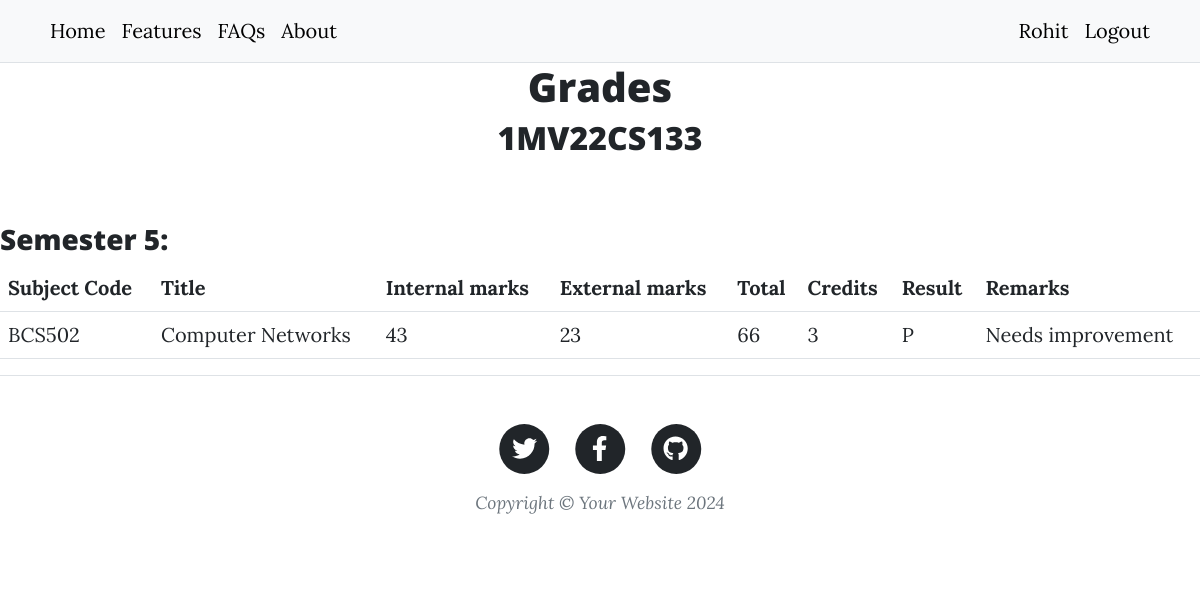
The page /grades?usn=1MV22CS133 (signed in) on the database its author committed.
### main.py (models this page shows)
class User(db.Model, UserMixin):
    __tablename__ = "user"
    id: Mapped[int] = mapped_column(Integer, primary_key=True)
    name: Mapped[str] = mapped_column(String(250))
    email: Mapped[str] = mapped_column(String(250), unique=True)
    designation: Mapped[str] = mapped_column(String(100))
    usn: Mapped[str] = mapped_column(String(100), nullable=True)
    semester: Mapped[int] = mapped_column(Integer, nullable=True)
    course: Mapped[str] = mapped_column(String(250), nullable=True)
    section: Mapped[str] = mapped_column(String(100), nullable=True)
    password: Mapped[str] = mapped_column(String(1000))
    grades: Mapped[List["UserGrade"]] = relationship(back_populates='student')

class UserGrade(db.Model):
    id: Mapped[int] = mapped_column(Integer, primary_key=True)
    subject: Mapped[str] = mapped_column(String(250))
    subject_code: Mapped[str] = mapped_column(String(250))
    student_id: Mapped[int] = mapped_column(ForeignKey('user.id'))
    student: Mapped["User"] = relationship(back_populates='grades')
    internal_marks: Mapped[int] = mapped_column(Integer)
    external_marks: Mapped[int] = mapped_column(Integer)
    subject_credits: Mapped[int] = mapped_column(Integer)
    semester: Mapped[int] = mapped_column(Integer)
    remarks: Mapped[str] = mapped_column(String(1000), nullable=True)
    is_pass: Mapped[str] = mapped_column(String[10])

### main.py (the view)
@app.route('/grades')
@student_specific
def show_grades():
    user = db.session.execute(db.select(User).where(User.usn == request.args.get('usn'))).scalar()
    semesters = []
    for i in range(1, 9):
        for sub in user.grades:
            if sub.semester == i:
                semesters.append(i)
                break
    return render_template('grades.html', user=user, semesters=semesters)

### main.py (called while the page is built)
def student_specific(function):
    @wraps(function)
    def wrapper_function(*args, **kwargs):
        if current_user.is_authenticated and current_user.designation == 'Teacher':
            return function(*args, **kwargs)
        elif (current_user.is_authenticated and current_user.designation == 'Student' and
              current_user.usn == request.args.get('usn').upper()):
            return function(*args, **kwargs)
        else:
            return abort(403)
    return wrapper_function

@login_manager.user_loader
def load_user(user_id):
    return User.query.get(user_id)

### Templates/grades.html (shortened to what this page needs)
{% include "header.html" %}
<h1 style="text-align: center">Grades</h1>
<h2 style="text-align: center">{{ user.usn }}</h2>
<div>
    {% for sem in semesters %}
    <h3><br>Semester {{ sem }}:</h3>
    <table class="table">
        <thead>
            <tr>
                <th scope="col">Subject Code</th>
                <th scope="col">Title</th>
                <th scope="col">Internal marks</th>
                <th scope="col">External marks</th>
                <th scope="col">Total</th>
                <th scope="col">Credits</th>
                <th scope="col">Result</th>
                <th scope="col">Remarks</th>
            </tr>
        </thead>
        <tbody>
            {% for sub in user.grades %}
            {% if sub.semester == sem %}
            <tr>
                <td>{{ sub.subject_code }}</td>
                <td>{{ sub.subject }}</td>
                <td>{{ sub.internal_marks }}</td>
                <td>{{ sub.external_marks }}</td>
                <td>{{ sub.internal_marks + sub.external_marks }}</td>
                <td>{{ sub.subject_credits }}</td>
                <td>{{ sub.is_pass }}</td>
                {% if sub.remarks is not none %}
                <td>{{ sub.remarks }}</td>
                {% else %}
                <td></td>
                {% endif %}
            </tr>
            {% endif %}
            {% endfor %}
        </tbody>
    </table>
    {% endfor %}
</div>
{% include "footer.html" %}

### Templates/header.html (shortened to what this page needs)
<!DOCTYPE html>
<html lang="en">
  <head>
    {% block styles %}
    {{ bootstrap.load_css() }}
    <link
      href="{{ url_for('static', filename='css/styles.css') }}"
      rel="stylesheet"
    />
    {% endblock %}
  </head>
  <body>
    <nav class="py-2 bg-body-tertiary border-bottom">
    <div class="container d-flex flex-wrap">
      <ul class="nav me-auto">
        <li class="nav-item"><a href="{{ url_for('home') }}" class="nav-link link-body-emphasis px-2 active" aria-current="page">Home</a></li>
        <li class="nav-item"><a href="#" class="nav-link link-body-emphasis px-2">Features</a></li>
        <li class="nav-item"><a href="#" class="nav-link link-body-emphasis px-2">FAQs</a></li>
        <li class="nav-item"><a href="#" class="nav-link link-body-emphasis px-2">About</a></li>
      </ul>
      <ul class="nav">
        {% if not current_user.is_authenticated %}
        <li class="nav-item"><a href="{{ url_for('login') }}" class="nav-link link-body-emphasis px-2">Login</a></li>
        <li class="nav-item"><a href="{{ url_for('choose_designation') }}" class="nav-link link-body-emphasis px-2">Register</a></li>
        {% else %}
        <li class="nav-item"><a href="#" class="nav-link link-body-emphasis px-2">{{ current_user.name }}</a></li>
        <li class="nav-item"><a href="{{ url_for('logout') }}" class="nav-link link-body-emphasis px-2">Logout</a></li>
        {% endif %}
      </ul>
    </div>
  </nav>

### Templates/footer.html (shortened to what this page needs)
        <footer class="border-top">
          <div class="container px-4 px-lg-5">
              <div class="row gx-4 gx-lg-5 justify-content-center">
                  <div class="col-md-10 col-lg-8 col-xl-7">
                      <ul class="list-inline text-center">
                          <li class="list-inline-item">
                              <a href="#!">
                                  <span class="fa-stack fa-lg">
                                      <i class="fas fa-circle fa-stack-2x"></i>
                                      <i class="fab fa-twitter fa-stack-1x fa-inverse"></i>
                                  </span>
                              </a>
                          </li>
                          <li class="list-inline-item">
                              <a href="#!">
                                  <span class="fa-stack fa-lg">
                                      <i class="fas fa-circle fa-stack-2x"></i>
                                      <i class="fab fa-facebook-f fa-stack-1x fa-inverse"></i>
                                  </span>
                              </a>
                          </li>
                          <li class="list-inline-item">
                              <a href="#!">
                                  <span class="fa-stack fa-lg">
                                      <i class="fas fa-circle fa-stack-2x"></i>
                                      <i class="fab fa-github fa-stack-1x fa-inverse"></i>
                                  </span>
                              </a>
                          </li>
                      </ul>
                      <div class="small text-center text-muted fst-italic">Copyright &copy; Your Website 2024</div>
                  </div>
              </div>
          </div>
      </footer>
  </body>
</html>

### rows shown on the page
User: name "Rohit", usn "1MV22CS133"
UserGrade: subject_code "BCS502", subject "Computer Networks", internal_marks "43", external_marks "23", sub.internal_marks+sub.external_marks "66", subject_credits "3", is_pass "P", remarks "Needs improvement"

### other values the page prints
{{ sem }} "5"
